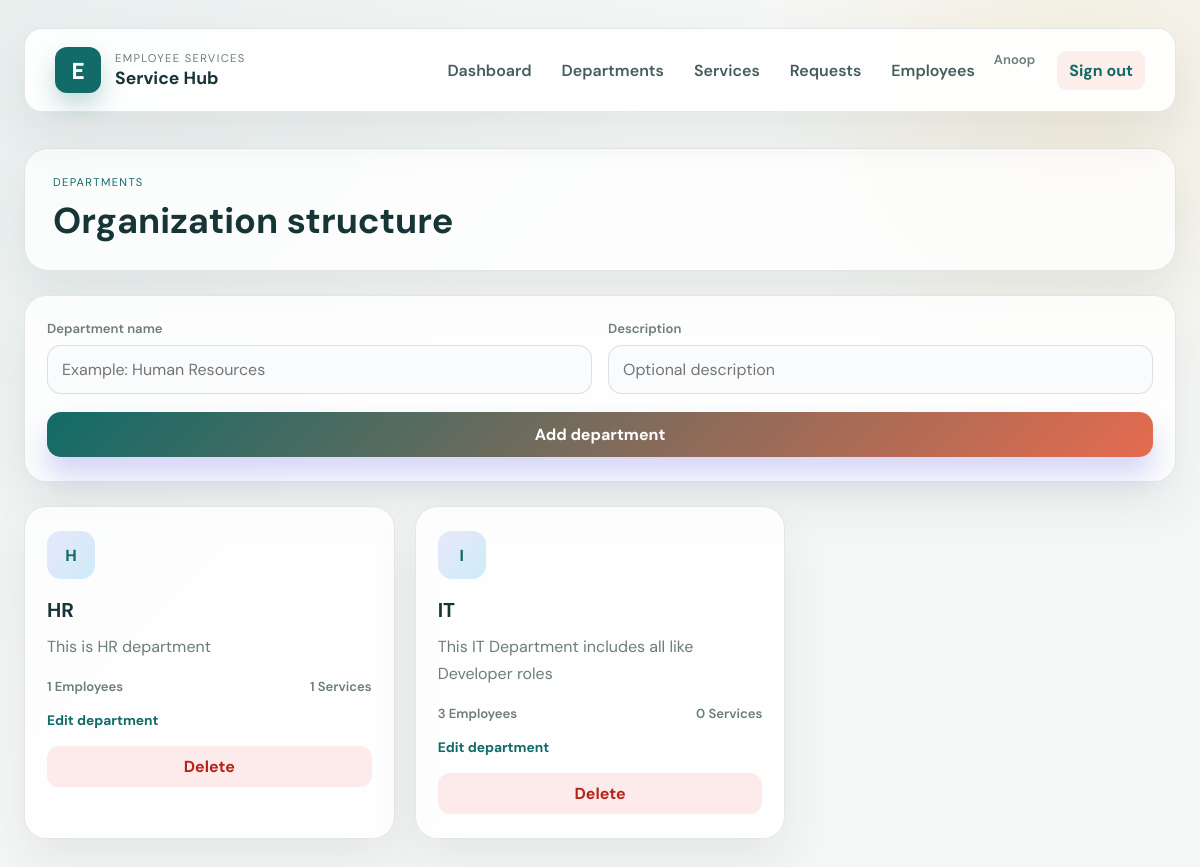
The app's page /departments/ (signed in) with its own data.
### departments/models.py (models this page shows, shortened)
class Department(models.Model):
    name=models.CharField(max_length=100,unique=True)
    description=models.TextField(blank=True)
    created_at=models.DateTimeField(auto_now_add=True)

### employees/views.py (the view, shortened to what this page needs)
# urls.py: path("departments/", departments_view, name="departments"),
@login_required(login_url="login")
def departments_view(request):
    departments = Department.objects.all().order_by("name")
    return render(request, "departments.html", {
        "departments": departments,
        "can_manage": request.user.is_staff,
    })

### templates/departments.html (shortened to what this page needs)
{% extends 'base.html' %}
{% block content %}
<section class="page-section">
    <div class="page-header">
        <div>
            <p class="eyebrow neutral">Departments</p>
            <h2>Organization structure</h2>
        </div>
    </div>
    {% if user.is_staff %}
    <form method="post" class="add-form">
        <div class="two-col">
            <div class="field-group">
                <label for="department-name">Department name</label>
                <input type="text" id="department-name" name="name" placeholder="Example: Human Resources" required>
            </div>
            <div class="field-group">
                <label for="department-desc">Description</label>
                <input type="text" id="department-desc" name="description" placeholder="Optional description">
            </div>
        </div>
        <button type="submit" class="primary-btn small-btn">Add department</button>
    </form>
    {% endif %}
    <div class="card-grid three-col">
        {% for department in departments %}
        <article class="info-card">
            <div class="card-icon">{{ department.name|slice:':1'|upper }}</div>
            <h3>{{ department.name }}</h3>
            <p>{{ department.description|default:'No description provided yet.' }}</p>
            <div class="meta-row">
                <span>{{ department.employees.count }} Employees</span>
                <span>{{ department.services.count }} Services</span>
            </div>
            {% if user.is_staff %}
            <a href="{% url 'edit_department' department.id %}" class="text-action">Edit department</a>
            <form method="post" action="{% url 'delete_department' department.id %}" class="inline-delete-form">
                <button type="submit" class="danger-btn" onclick="return confirm('Delete this department?')">Delete</button>
            </form>
            {% endif %}
        </article>
        {% empty %}
        <div class="empty-state">No departments are available yet.</div>
        {% endfor %}
    </div>
</section>
{% endblock %}

### templates/base.html (shortened to what this page needs)
{% load static %}
<!DOCTYPE html>
<html lang="en">
<head>
    <link rel="stylesheet" href="{% static 'css/styles.css' %}">
</head>
<body>
    <div class="page-shell">
        <header class="topbar">
            <div class="brand-group">
                <div class="brand-mark">E</div>
                <div>
                    <p class="eyebrow">Employee Services</p>
                    <h1>Service Hub</h1>
                </div>
            </div>
            <nav class="nav-links" aria-label="Main navigation">
                {% if user.is_authenticated %}
                    <a href="{% url 'dashboard' %}">Dashboard</a>
                    <a href="{% url 'departments' %}">Departments</a>
                    <a href="{% url 'services' %}">Services</a>
                    <a href="{% url 'service_requests' %}">Requests</a>
                    {% if user.is_staff %}
                        <a href="{% url 'admin_employees' %}">Employees</a>
                    {% endif %}
                    <form method="post" action="{% url 'logout' %}" class="logout-form">
                        <span class="user-label">{{ user.first_name|default:user.username }}</span>
                        <button type="submit" class="logout-btn">Sign out</button>
                    </form>
                {% endif %}
            </nav>
        </header>
        <main class="content-wrap">
            {% block content %}{% endblock %}
        </main>
    </div>
</body>
</html>

### records on screen
Department: name "H", name "HR", description "This is HR department", employees.count "1", services.count "1"
Department: name "I", name "IT", description "This IT Department includes all like Developer roles", employees.count "3", services.count "0"

### other values on screen
{{ user.first_name|default:user.username }} "Anoop"
